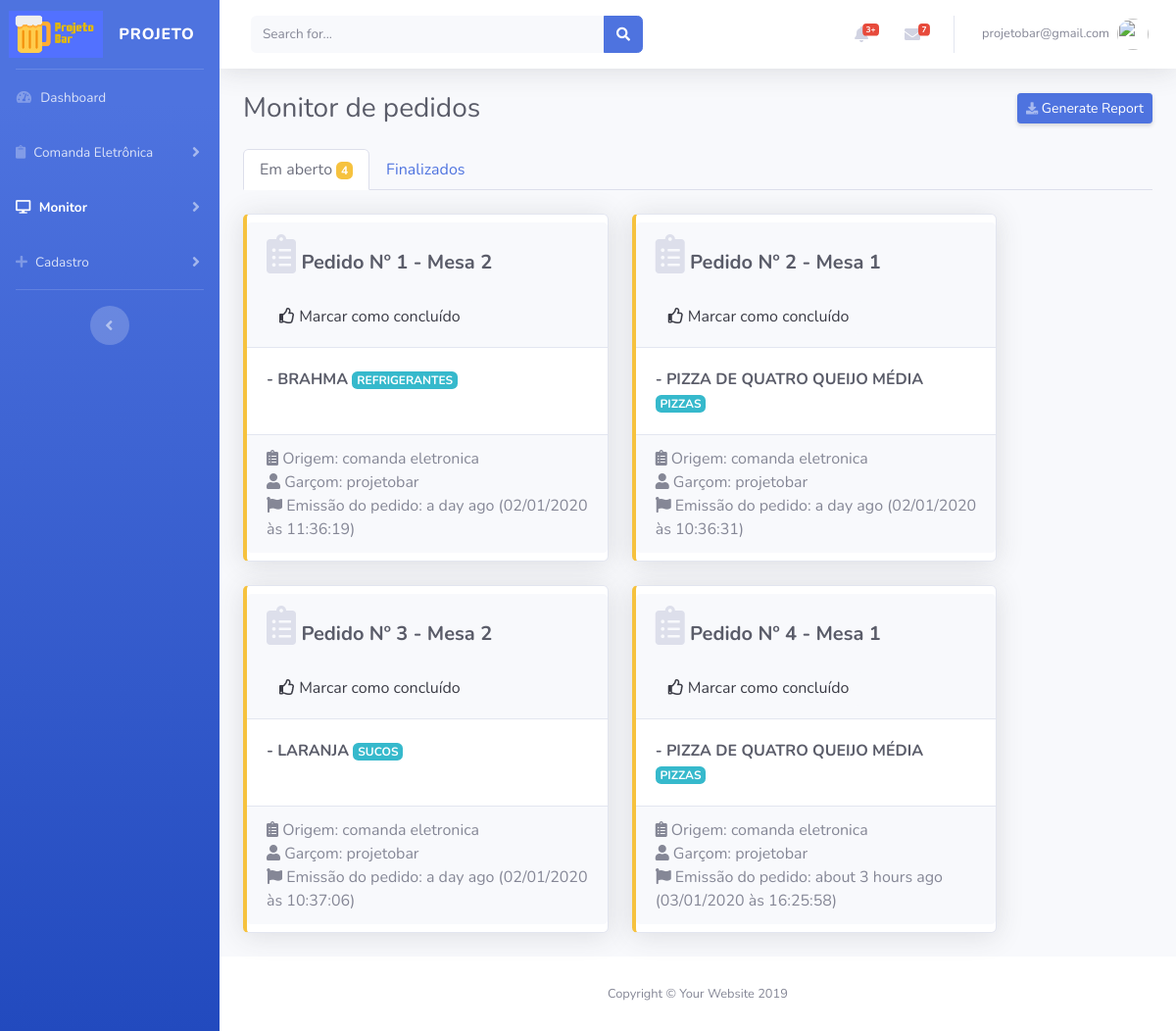
Page /views/monitor-pedidos/index.php (signed in) on the committed database.
### tables this page shows
CREATE TABLE IF NOT EXISTS `pedidos` (
  `id` int(11) NOT NULL AUTO_INCREMENT,
  `num_pedido` int(11) NOT NULL,
  `mesa` int(11) NOT NULL,
  `origem` varchar(100) NOT NULL,
  `id_produto` int(11) NOT NULL COMMENT 'fk',
  `produto` varchar(200) NOT NULL,
  `id_preco` int(11) NOT NULL COMMENT 'fk',
  `preco` double NOT NULL,
  `id_unidade_medida` int(11) NOT NULL COMMENT 'fk',
  `unidade_medida` varchar(200) NOT NULL,
  `medida` double NOT NULL,
  `id_categoria` int(11) NOT NULL COMMENT 'fk',
  `categoria` varchar(200) NOT NULL,
  `status` varchar(100) NOT NULL,
  `finalizadoem` datetime NOT NULL,
  `param_1` varchar(200) NOT NULL,
  `param_2` varchar(200) NOT NULL,
  `param_3` varchar(200) NOT NULL,
  `id_usuario` int(11) NOT NULL COMMENT 'FK',
  `usuario` varchar(200) NOT NULL,
  `cadastro` datetime NOT NULL,
  `modificado` datetime NOT NULL,
  PRIMARY KEY (`id`)
);

### views/monitor-pedidos/templates/TemplateMaster.php (the view, shortened to what this page needs)
<?php
$sql = "SELECT * FROM pedidos WHERE status = 'pedido em processamento' ORDER BY num_pedido ASC";
$result=mysqli_query($conecta,$sql);
$rowcount=mysqli_num_rows($result);
if  ($rowcount>0) {
  while ($row=mysqli_fetch_assoc($result)) { ?>
  <div class="col-xl-5 col-md-6 mb-4">
    <div class="card border-left-warning shadow h-100 py-2">
      <div class="card-header">
        <div class="h5 mb-0 font-weight-bold text-gray-800"><i class="fas fa-clipboard-list fa-2x text-gray-300"></i> Pedido Nº <?=$row['num_pedido'];?> - Mesa <?=$row['mesa'];?></div><br>
        <button class="btn btn-light btnAlteraStatusParaConcluido" num_pedido="<?=$row['num_pedido'];?>"><i class="far fa-thumbs-up"></i> Marcar como concluído</button>
      </div>
      <div class="card-body">
        <div class="row no-gutters align-items-center">
          <div class="col mr-2">
            <?php $sql2 = "SELECT * FROM pedidos WHERE num_pedido = ".$row['num_pedido']." and status = 'item cadastrado' ORDER BY categoria";
            $result2=mysqli_query($conecta,$sql2);
            while ($row2=mysqli_fetch_assoc($result2)) { ?>
            <div class="h7 mb-0 font-weight-bold text-gray-800"><?="- ".$row2['produto'] .
            " <span class='badge badge-info'>" . $row2['categoria'].'</span>';?></div>
            <?php }?>
          </div>
        </div>
      </div>
      <div class="card-footer text-muted">
        <?php echo '<i class="fas fa-clipboard-list"></i> Origem: ' . $row['origem']; ?><br>
        <?php echo '<i class="fas fa-user"></i> Garçom: ' . $row['usuario']; ?><br>
        <?php echo '<i class="fas fa-flag"></i> Emissão do pedido:';?>
        <time class="timeago" datetime="<?=$row['cadastro'];?>"></time>
        <?php echo '('.date("d/m/Y", strtotime($row['cadastro'])). " às ".date("H:i:s", strtotime($row['cadastro'])).')'; ?> <br>
      </div>
    </div>
  </div>
  <?php }
} else {
  ?>
  <div class="col">
    <h4><i class="far fa-smile-beam"></i> Uau! Parece que nao tem nenhum pedido em aberto.</h4>
  </div>
  <?php
}?>

### rows in the picture
pedidos: num_pedido "1", mesa "2", origem "comanda eletronica", usuario "projetobar", cadastro "02/01/2020", cadastro "11:36:19"
pedidos: produto "BRAHMA", categoria "REFRIGERANTES"
pedidos: num_pedido "2", mesa "1", origem "comanda eletronica", usuario "projetobar", cadastro "02/01/2020", cadastro "10:36:31"
pedidos: produto "PIZZA DE QUATRO QUEIJO MÉDIA", categoria "PIZZAS"
pedidos: num_pedido "3", mesa "2", origem "comanda eletronica", usuario "projetobar", cadastro "02/01/2020", cadastro "10:37:06"
pedidos: produto "LARANJA", categoria "SUCOS"
pedidos: num_pedido "4", mesa "1", origem "comanda eletronica", usuario "projetobar", cadastro "03/01/2020", cadastro "16:25:58"
pedidos: produto "PIZZA DE QUATRO QUEIJO MÉDIA", categoria "PIZZAS"

### other values in the picture
$app_name "PROJETO"
$_SESSION['login'.$app_token] "projetobar@gmail.com"
$app_page_name "Monitor de pedidos"
$rowAberto['total_aberto'] "4"
